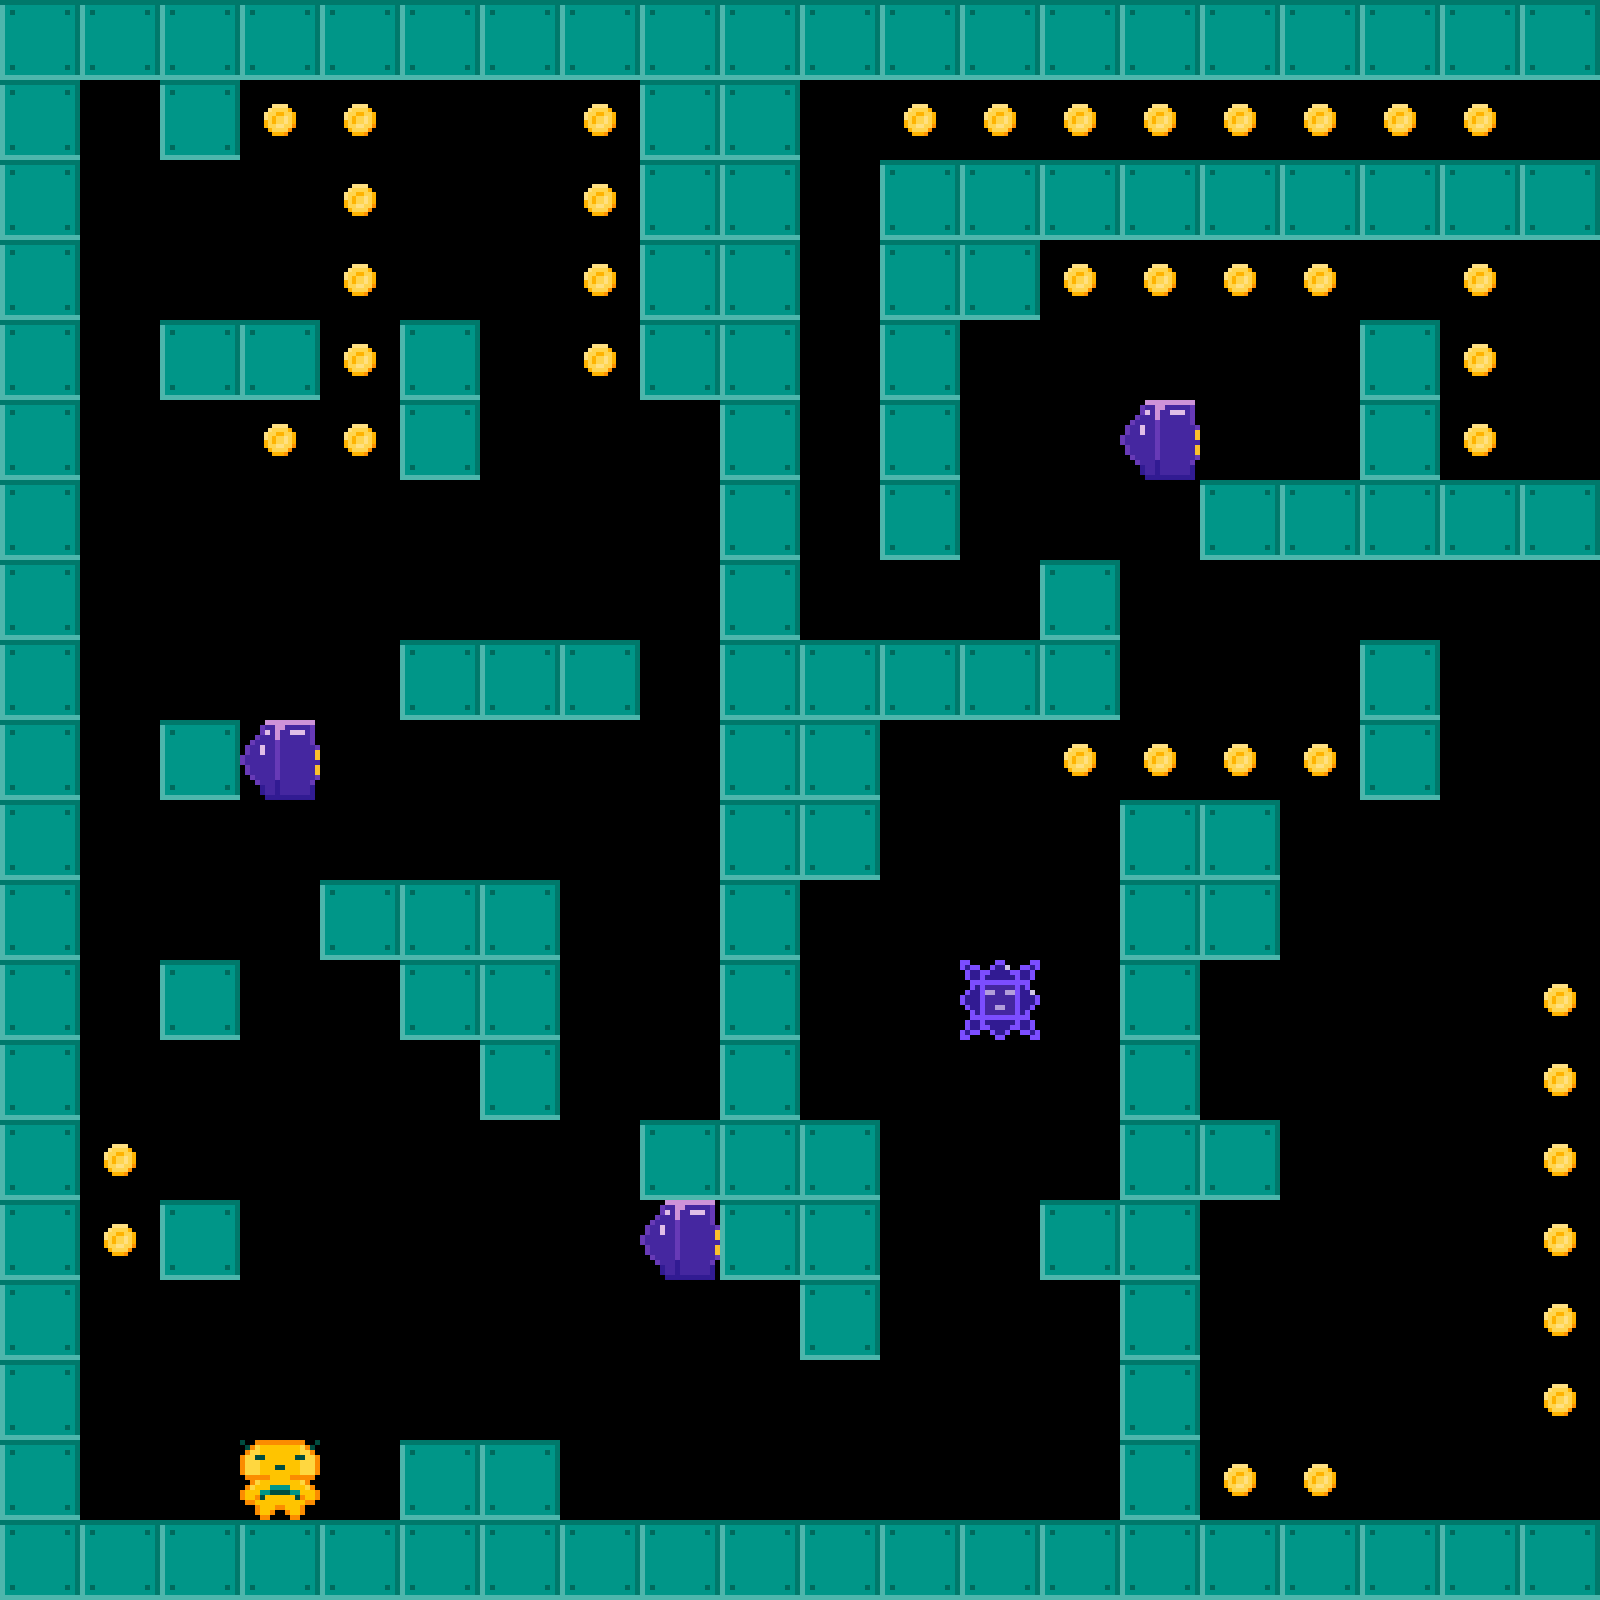

This game map was drawn from its Tiled (.tmx) file and the tilesets committed beside it. A one-line description and the full map source follow:
An orthogonal 20x20 tile map with 80x80 px tiles, 5 tile layers (Walls, Coins, Doors, Floor, ...).

<map version="1.0" tiledversion="1.1.6" orientation="orthogonal" renderorder="left-up" width="20" height="20" tilewidth="80" tileheight="80" infinite="0" nextobjectid="3">
 <tileset firstgid="1" source="tilesheet.tsx" />
 <layer name="Walls" width="20" height="20">
  <data encoding="csv">
1,1,1,1,1,1,1,1,1,1,1,1,1,1,1,1,1,1,1,1,
1,0,1,0,0,0,0,0,1,1,0,0,0,0,0,0,0,0,0,0,
1,0,0,0,0,0,0,0,1,1,0,1,1,1,1,1,1,1,1,1,
1,0,0,0,0,0,0,0,1,1,0,1,1,0,0,0,0,0,0,0,
1,0,1,1,0,1,0,0,1,1,0,1,0,0,0,0,0,1,0,0,
1,0,0,0,0,1,0,0,0,1,0,1,0,0,0,0,0,1,0,0,
1,0,0,0,0,0,0,0,0,1,0,1,0,0,0,1,1,1,1,1,
1,0,0,0,0,0,0,0,0,1,0,0,0,1,0,0,0,0,0,0,
1,0,0,0,0,1,1,1,0,1,1,1,1,1,0,0,0,1,0,0,
1,0,1,0,0,0,0,0,0,1,1,0,0,0,0,0,0,1,0,0,
1,0,0,0,0,0,0,0,0,1,1,0,0,0,1,1,0,0,0,0,
1,0,0,0,1,1,1,0,0,1,0,0,0,0,1,1,0,0,0,0,
1,0,1,0,0,1,1,0,0,1,0,0,0,0,1,0,0,0,0,0,
1,0,0,0,0,0,1,0,0,1,0,0,0,0,1,0,0,0,0,0,
1,0,0,0,0,0,0,0,1,1,1,0,0,0,1,1,0,0,0,0,
1,0,1,0,0,0,0,0,0,1,1,0,0,1,1,0,0,0,0,0,
1,0,0,0,0,0,0,0,0,0,1,0,0,0,1,0,0,0,0,0,
1,0,0,0,0,0,0,0,0,0,0,0,0,0,1,0,0,0,0,0,
1,0,0,0,0,1,1,0,0,0,0,0,0,0,1,0,0,0,0,0,
1,1,1,1,1,1,1,1,1,1,1,1,1,1,1,1,1,1,1,1
</data>
 </layer>
 <layer name="Coins" width="20" height="20">
  <data encoding="csv">
0,0,0,0,0,0,0,0,0,0,0,0,0,0,0,0,0,0,0,0,
0,0,0,7,7,0,0,7,0,0,0,7,7,7,7,7,7,7,7,0,
0,0,0,0,7,0,0,7,0,0,0,0,0,0,0,0,0,0,0,0,
0,0,0,0,7,0,0,7,0,0,0,0,0,7,7,7,7,0,7,0,
0,0,0,0,7,0,0,7,0,0,0,0,0,0,0,0,0,0,7,0,
0,0,0,7,7,0,0,0,0,0,0,0,0,0,0,0,0,0,7,0,
0,0,0,0,0,0,0,0,0,0,0,0,0,0,0,0,0,0,0,0,
0,0,0,0,0,0,0,0,0,0,0,0,0,0,0,0,0,0,0,0,
0,0,0,0,0,0,0,0,0,0,0,0,0,0,0,0,0,0,0,0,
0,0,0,0,0,0,0,0,0,0,0,0,0,7,7,7,7,0,0,0,
0,0,0,0,0,0,0,0,0,0,0,0,0,0,0,0,0,0,0,0,
0,0,0,0,0,0,0,0,0,0,0,0,0,0,0,0,0,0,0,0,
0,0,0,0,0,0,0,0,0,0,0,0,0,0,0,0,0,0,0,7,
0,0,0,0,0,0,0,0,0,0,0,0,0,0,0,0,0,0,0,7,
0,7,0,0,0,0,0,0,0,0,0,0,0,0,0,0,0,0,0,7,
0,7,0,0,0,0,0,0,0,0,0,0,0,0,0,0,0,0,0,7,
0,0,0,0,0,0,0,0,0,0,0,0,0,0,0,0,0,0,0,7,
0,0,0,0,0,0,0,0,0,0,0,0,0,0,0,0,0,0,0,7,
0,0,0,0,0,0,0,0,0,0,0,0,0,0,0,7,7,0,0,0,
0,0,0,0,0,0,0,0,0,0,0,0,0,0,0,0,0,0,0,0
</data>
 </layer>
 <layer name="Doors" width="20" height="20">
  <data encoding="csv">
0,0,0,0,0,0,0,0,0,0,0,0,0,0,0,0,0,0,0,0,
0,0,0,0,0,0,0,0,0,0,0,0,0,0,0,0,0,0,0,0,
0,0,0,0,0,0,0,0,0,0,0,0,0,0,0,0,0,0,0,0,
0,0,0,0,0,0,0,0,0,0,0,0,0,0,0,0,0,0,0,0,
0,0,0,0,0,0,0,0,0,0,0,0,0,0,0,0,0,0,0,0,
0,0,0,0,0,0,0,0,0,0,0,0,0,0,0,0,0,0,0,0,
0,0,0,0,0,0,0,0,0,0,0,0,0,0,0,0,0,0,0,0,
0,0,0,0,0,0,0,0,0,0,0,0,0,0,0,0,0,0,0,0,
0,0,0,0,0,0,0,0,0,0,0,0,0,0,0,0,0,0,0,0,
0,0,0,0,0,0,0,0,0,0,0,0,0,0,0,0,0,0,0,0,
0,0,0,0,0,0,0,0,0,0,0,0,0,0,0,0,0,0,0,0,
0,0,0,0,0,0,0,0,0,0,0,0,0,0,0,0,0,0,0,0,
0,0,0,0,0,0,0,0,0,0,0,0,0,0,0,0,0,0,0,0,
0,0,0,0,0,0,0,0,0,0,0,0,0,0,0,0,0,0,0,0,
0,0,0,0,0,0,0,0,0,0,0,0,0,0,0,0,0,0,0,0,
0,0,0,0,0,0,0,0,0,0,0,0,0,0,0,0,0,0,0,0,
0,0,0,0,0,0,0,0,0,0,0,0,0,0,0,0,0,0,0,0,
0,0,0,0,0,0,0,0,0,0,0,0,0,0,0,0,0,0,0,0,
0,0,0,4,0,0,0,0,0,0,0,0,0,0,0,0,0,0,0,0,
0,0,0,0,0,0,0,0,0,0,0,0,0,0,0,0,0,0,0,0
</data>
 </layer>
 <layer name="Floor" width="20" height="20">
  <data encoding="csv">
0,0,0,0,0,0,0,0,0,0,0,0,0,0,0,0,0,0,0,0,
0,0,0,0,0,0,0,0,0,0,0,0,0,0,0,0,0,0,0,0,
0,0,0,0,0,0,0,0,0,0,0,0,0,0,0,0,0,0,0,0,
0,0,0,0,0,0,0,0,0,0,0,0,0,0,0,0,0,0,0,0,
0,0,0,0,0,0,0,0,0,0,0,0,0,0,0,0,0,0,0,0,
0,0,0,0,0,0,0,0,0,0,0,0,0,0,0,0,0,0,0,0,
0,0,0,0,0,0,0,0,0,0,0,0,0,0,0,0,0,0,0,0,
0,0,0,0,0,0,0,0,0,0,0,0,0,0,0,0,0,0,0,0,
0,0,0,0,0,0,0,0,0,0,0,0,0,0,0,0,0,0,0,0,
0,0,0,0,0,0,0,0,0,0,0,0,0,0,0,0,0,0,0,0,
0,0,0,0,0,0,0,0,0,0,0,0,0,0,0,0,0,0,0,0,
0,0,0,0,0,0,0,0,0,0,0,0,0,0,0,0,0,0,0,0,
0,0,0,0,0,0,0,0,0,0,0,0,0,0,0,0,0,0,0,0,
0,0,0,0,0,0,0,0,0,0,0,0,0,0,0,0,0,0,0,0,
0,0,0,0,0,0,0,0,0,0,0,0,0,0,0,0,0,0,0,0,
0,0,0,0,0,0,0,0,0,0,0,0,0,0,0,0,0,0,0,0,
0,0,0,0,0,0,0,0,0,0,0,0,0,0,0,0,0,0,0,0,
0,0,0,0,0,0,0,0,0,0,0,0,0,0,0,0,0,0,0,0,
0,0,0,0,0,0,0,0,0,0,0,0,0,0,0,0,0,0,0,0,
0,0,0,0,0,0,0,0,0,0,0,0,0,0,0,0,0,0,0,0
</data>
 </layer>
 <layer name="Enemies" width="20" height="20">
  <data encoding="csv">
0,0,0,0,0,0,0,0,0,0,0,0,0,0,0,0,0,0,0,0,
0,0,0,0,0,0,0,0,0,0,0,0,0,0,0,0,0,0,0,0,
0,0,0,0,0,0,0,0,0,0,0,0,0,0,0,0,0,0,0,0,
0,0,0,0,0,0,0,0,0,0,0,0,0,0,0,0,0,0,0,0,
0,0,0,0,0,0,0,0,0,0,0,0,0,0,0,0,0,0,0,0,
0,0,0,0,0,0,0,0,0,0,0,0,0,0,6,0,0,0,0,0,
0,0,0,0,0,0,0,0,0,0,0,0,0,0,0,0,0,0,0,0,
0,0,0,0,0,0,0,0,0,0,0,0,0,0,0,0,0,0,0,0,
0,0,0,0,0,0,0,0,0,0,0,0,0,0,0,0,0,0,0,0,
0,0,0,6,0,0,0,0,0,0,0,0,0,0,0,0,0,0,0,0,
0,0,0,0,0,0,0,0,0,0,0,0,0,0,0,0,0,0,0,0,
0,0,0,0,0,0,0,0,0,0,0,0,0,0,0,0,0,0,0,0,
0,0,0,0,0,0,0,0,0,0,0,0,5,0,0,0,0,0,0,0,
0,0,0,0,0,0,0,0,0,0,0,0,0,0,0,0,0,0,0,0,
0,0,0,0,0,0,0,0,0,0,0,0,0,0,0,0,0,0,0,0,
0,0,0,0,0,0,0,0,6,0,0,0,0,0,0,0,0,0,0,0,
0,0,0,0,0,0,0,0,0,0,0,0,0,0,0,0,0,0,0,0,
0,0,0,0,0,0,0,0,0,0,0,0,0,0,0,0,0,0,0,0,
0,0,0,0,0,0,0,0,0,0,0,0,0,0,0,0,0,0,0,0,
0,0,0,0,0,0,0,0,0,0,0,0,0,0,0,0,0,0,0,0
</data>
 </layer>
</map>
